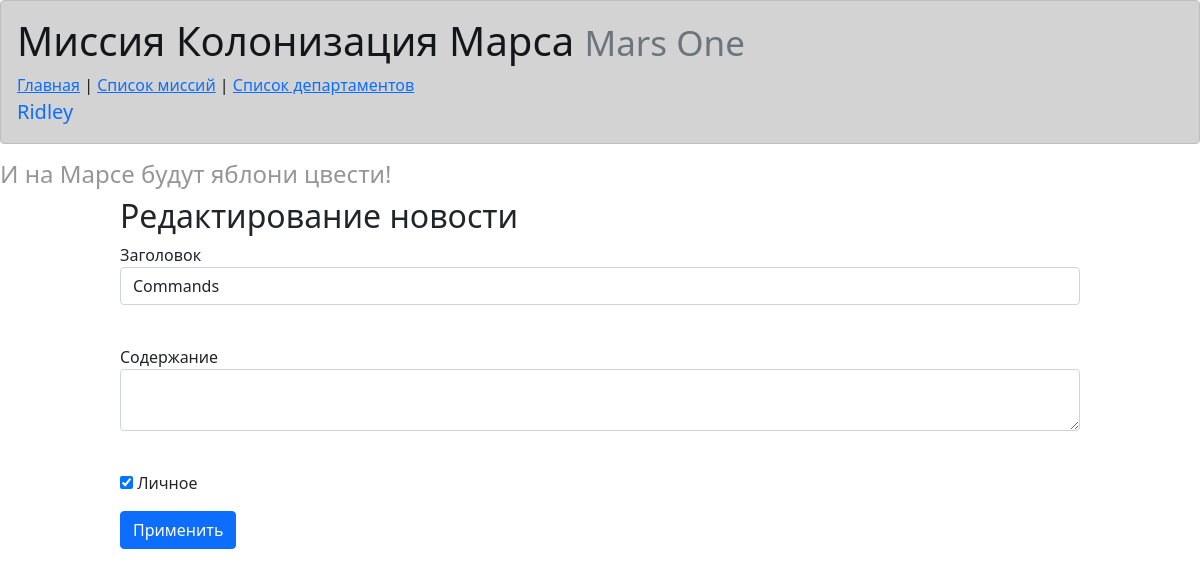
/news/2 (signed in), run on an earlier commit of the app's database.
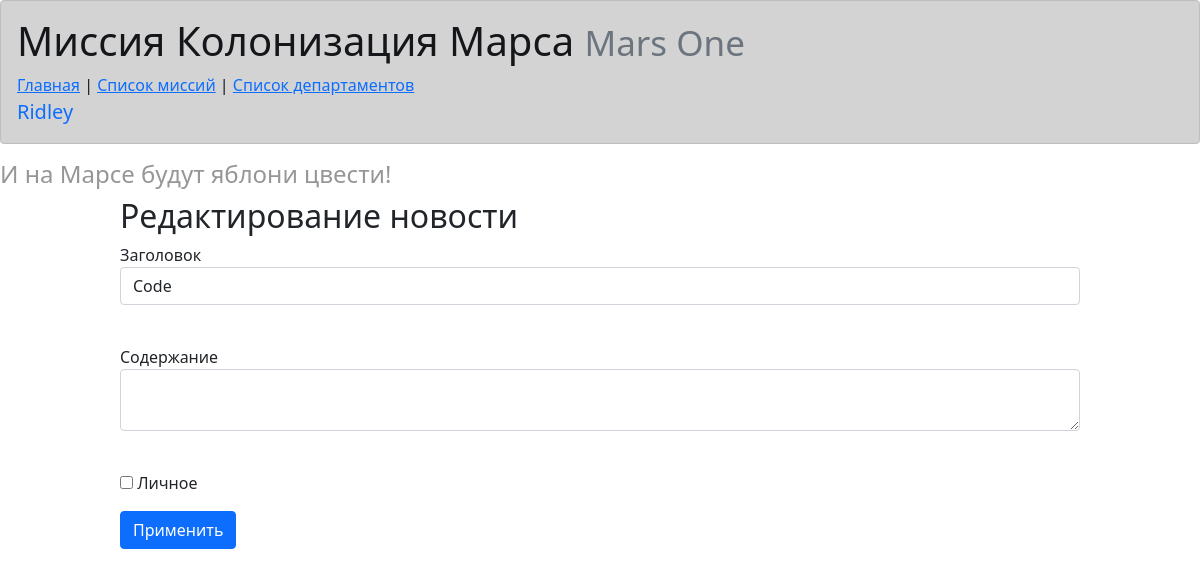
And on a later commit of the database.
### data/news.py (models this page shows)
class News(SqlAlchemyBase):
    __tablename__ = 'news'
    id = sqlalchemy.Column(sqlalchemy.Integer,
                           primary_key=True, autoincrement=True)
    title = sqlalchemy.Column(sqlalchemy.String, nullable=True)
    content = sqlalchemy.Column(sqlalchemy.String, nullable=True)
    created_date = sqlalchemy.Column(sqlalchemy.DateTime,
                                     default=datetime.datetime.now)
    is_private = sqlalchemy.Column(sqlalchemy.Boolean, default=True)
    user_id = sqlalchemy.Column(sqlalchemy.Integer,
                                sqlalchemy.ForeignKey("users.id"))
    user = orm.relationship('User')

### main.py (the view, shortened to what this page needs)
@app.route('/news/<int:id>', methods=['GET', 'POST'])
@login_required
def edit_news(id):
    form = NewsForm()
    if request.method == "GET":
        db_sess = db_session.create_session()
        news = db_sess.query(News).filter((News.id == id),
                                          ((News.user == current_user) | (current_user.id == 1))
                                          ).first()
        if news:
            form.title.data = news.title
            form.content.data = news.content
            form.is_private.data = news.is_private
        else:
            abort(404)
    return render_template('news.html',
                           title='Редактирование новости',
                           form=form
                           )

### main.py
class NewsForm(FlaskForm):
    title = StringField('Заголовок', validators=[DataRequired()])
    content = TextAreaField("Содержание")
    is_private = BooleanField("Личное")
    submit = SubmitField('Применить')

### data/db_session.py (called while the page is built)
def create_session() -> Session:
    global __factory
    return __factory()

### main.py (called while the page is built)
@login_manager.user_loader
def load_user(user_id):
    db_sess = db_session.create_session()
    return db_sess.query(User).get(user_id)

### templates/news.html (shortened to what this page needs)
{% extends "base.html" %}
{% block content %}
<h2 id="temp">{{ title }}</h2>
<form action="" method="post">
    <p class="forms">
        {{ form.title.label }}<br>
        {{ form.title(class="form-control") }}<br>
    </p>
    <p class="forms">
        {{ form.content.label }}<br>
        {{ form.content(class="form-control") }}<br>
    </p>
    <p class="forms">{{ form.is_private() }} {{ form.is_private.label }}</p>
    <p class="forms">{{ form.submit(type="submit", class="btn btn-primary") }}</p>
</form>
{% endblock %}

What changed in the data, as far as the page shows it:
changed News: title "Commands" → "Code"; is_private "☑" → "☐"
